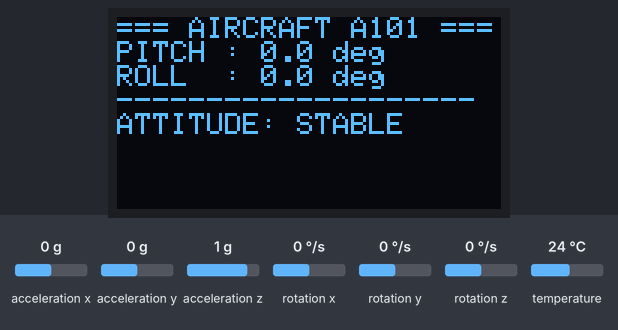
Recording of a sketch running on a simulated Arduino Uno, built with avr-gcc and run on an emulated ATmega328P. On the bench: 128×64 one-colour display. Inputs (shaded band) come from the test bench; at power-on: acceleration x 0 g, acceleration y 0 g, acceleration z 1 g, rotation x 0 °/s, rotation y 0 °/s, rotation z 0 °/s, temperature 24 °C. What the sketch prints to the serial monitor is not drawn.

Above: at 3.7 s.
3.8 s: acceleration x set to -1.4 g
At 4.4 s:
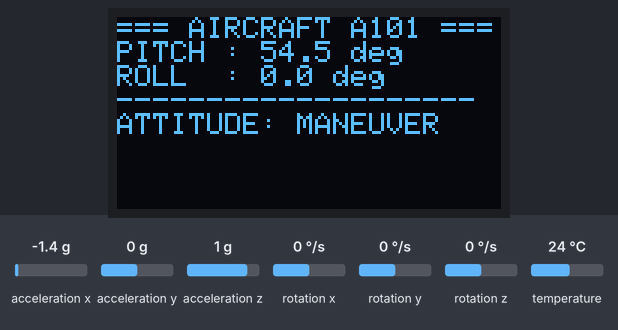
5.3 s: acceleration y set to -1.4 g
At 6.3 s:
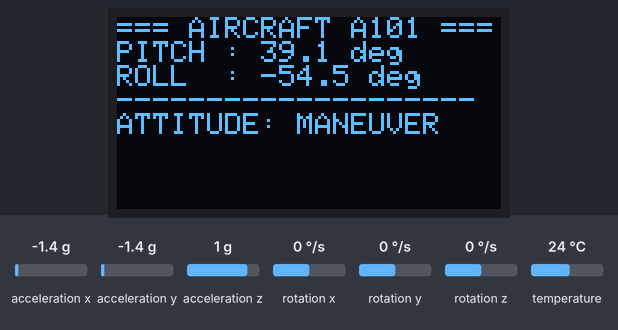
6.9 s: acceleration z set to -1.4 g
At 7.8 s:
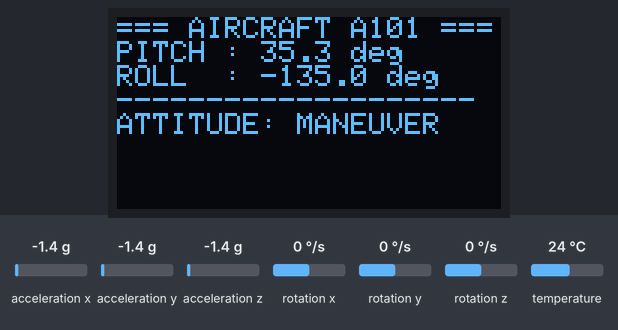
8.5 s: acceleration x set to 0.8 g
At 9.7 s:
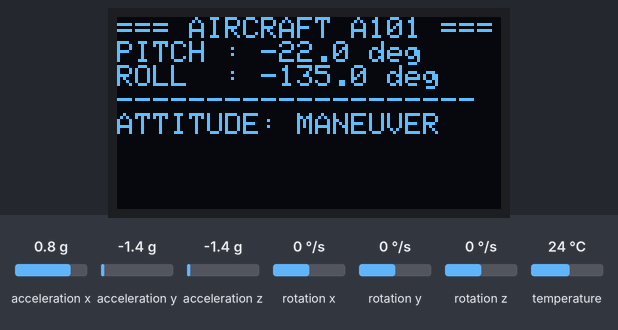
10.0 s: acceleration y set to -0.8 g
At 11.0 s:
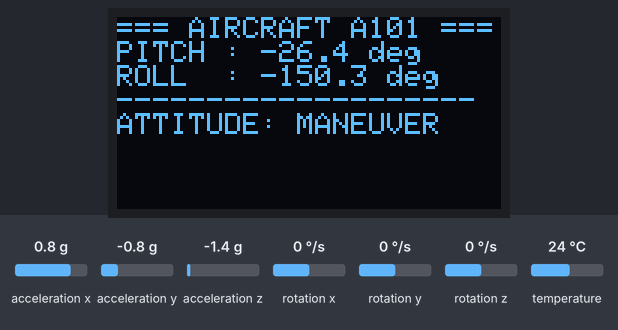
Timing chart, 0 to 12.6 s (numbered marks = the images above; inputs shaded):
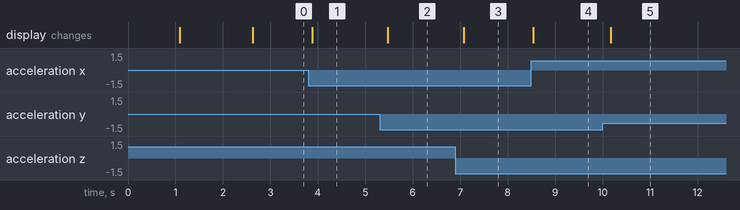

Measured:
- after the input at 3.8 s, the display: changes after 0.09 s (image 1)
- after the input at 5.3 s, the display: changes after 0.17 s (image 2)
- after the input at 6.9 s, the display: changes after 0.18 s (image 3)
- after the input at 8.5 s, the display: changes at once (image 4)
- after the input at 10.0 s, the display: changes after 0.17 s (image 5)

The sketch:

airplaneRig.ino
```cpp
/*
  Aircraft Telemetry Node (A101) - Final Code

  Pin Connections:
    - OLED Display & MPU6050 (I2C):
        SDA -> Arduino A4
        SCL -> Arduino A5
        VCC -> 5V
        GND -> GND
    - HC-05 Bluetooth:
        TX  -> Arduino D10 (SoftwareSerial RX)
        RX  -> Arduino D11 (SoftwareSerial TX via voltage divider: 1k / 2k resistors)
        VCC -> 5V
        GND -> GND
*/

#include <Wire.h>
#include <SoftwareSerial.h>
#include <Adafruit_MPU6050.h>
#include <Adafruit_Sensor.h>
#include <Adafruit_GFX.h>
#include <Adafruit_SSD1306.h>

#define SCREEN_WIDTH 128
#define SCREEN_HEIGHT 64

// OLED & MPU6050 Instances
Adafruit_SSD1306 display(SCREEN_WIDTH, SCREEN_HEIGHT, &Wire, -1);
Adafruit_MPU6050 mpu;

// Bluetooth HC-05 Setup
#define BT_RX 10
#define BT_TX 11
#define BT_BAUD 9600
SoftwareSerial bluetooth(BT_RX, BT_TX);

const char* AIRCRAFT_ID = "A101";

void setup() {
  Serial.begin(115200);
  bluetooth.begin(BT_BAUD);
  Wire.begin();

  // Initialize OLED
  if (!display.begin(SSD1306_SWITCHCAPVCC, 0x3C)) {
    Serial.println(F("[ERROR] OLED Init Failed!"));
    while (1) { delay(10); }
  }

  display.clearDisplay();
  display.setTextColor(WHITE);
  display.setTextSize(1);
  display.setCursor(0, 15);
  display.println(F("AIRCRAFT A101"));
  display.println(F("SYSTEM CHECK..."));
  display.display();

  // Initialize MPU6050
  if (!mpu.begin()) {
    Serial.println(F("[ERROR] MPU6050 Init Failed!"));
    display.clearDisplay();
    display.setCursor(0, 20);
    display.println(F("MPU6050 FAIL!"));
    display.display();
    while (1) { delay(10); }
  }

  // MPU Configuration
  mpu.setAccelerometerRange(MPU6050_RANGE_8_G);
  mpu.setGyroRange(MPU6050_RANGE_500_DEG);
  mpu.setFilterBandwidth(MPU6050_BAND_21_HZ);
  delay(1000);

  // System Ready Display
  display.clearDisplay();
  display.setCursor(0, 15);
  display.println(F("AIRCRAFT A101"));
  display.println(F("MPU6050 : OK"));
  display.println(F("HC-05   : READY"));
  display.display();

  Serial.println(F("=============================="));
  Serial.println(F("AIRCRAFT A101 READY"));
  Serial.println(F("=============================="));
  delay(1500);
}

void loop() {
  sensors_event_t a, g, temp;
  mpu.getEvent(&a, &g, &temp);

  // Calculate Pitch and Roll (Degrees)
  float pitch = atan2(-a.acceleration.x, sqrt(a.acceleration.y * a.acceleration.y + a.acceleration.z * a.acceleration.z)) * 57.2958;
  float roll  = atan2(a.acceleration.y, a.acceleration.z) * 57.2958;

  // 1. Update On-board OLED
  display.clearDisplay();
  display.setCursor(0, 0);
  display.println(F("=== AIRCRAFT A101 ==="));
  display.print(F("PITCH : "));
  display.print(pitch, 1);
  display.println(F(" deg"));
  display.print(F("ROLL  : "));
  display.print(roll, 1);
  display.println(F(" deg"));
  display.println(F("--------------------"));

  if (abs(pitch) < 5 && abs(roll) < 5) {
    display.println(F("ATTITUDE: STABLE"));
  } else {
    display.println(F("ATTITUDE: MANEUVER"));
  }
  display.display();

  // 2. Send Bluetooth Telemetry to Raspberry Pi Dashboard (Format: A101,ROLL,PITCH)
  bluetooth.print(AIRCRAFT_ID);
  bluetooth.print(",");
  bluetooth.print(roll, 2);
  bluetooth.print(",");
  bluetooth.println(pitch, 2);

  // 3. Serial Monitor Debugging
  Serial.print(F("ROLL: "));
  Serial.print(roll, 2);
  Serial.print(F(" | PITCH: "));
  Serial.println(pitch, 2);

  delay(100); // 10 Hz Telemetry Rate
}
```
